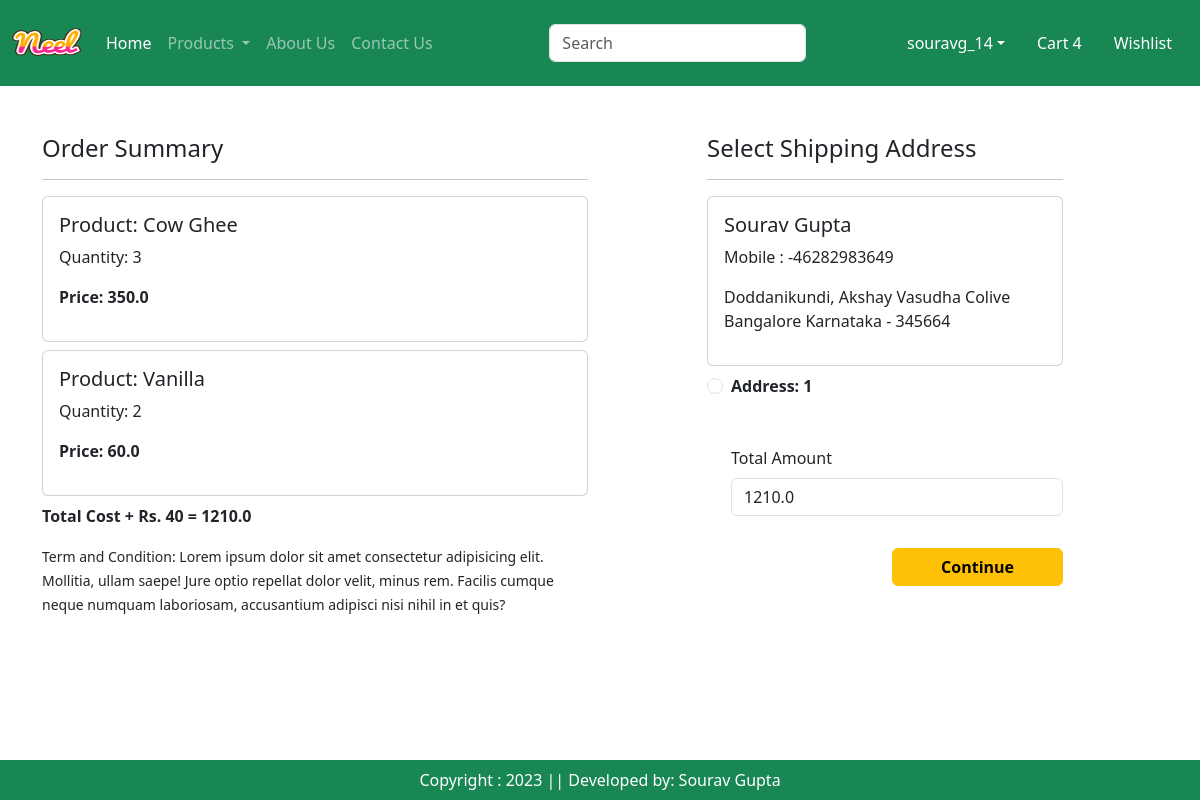
Page /checkout (signed in) on the committed database.
### app/models.py (models this page shows, shortened)
class Cart(models.Model):
    user = models.ForeignKey(User, on_delete=models.CASCADE)
    product = models.ForeignKey(Product, on_delete=models.CASCADE)
    quantity = models.PositiveIntegerField(default=1)

class Product (models.Model):
    title = models.CharField(max_length=30)
    selling_price = models.FloatField()
    discounted_price = models.FloatField()
    description = models.TextField()
    composition = models.TextField(default='')
    prodapp = models.TextField(default='')
    category = models.CharField(choices=CATEGORY_CHOICES, max_length=2)
    product_image = models.ImageField(upload_to= 'product')

class Customer(models.Model):
    user = models.ForeignKey(User, on_delete=models.CASCADE)
    name = models.CharField(max_length=200)
    locality = models.CharField(max_length=200)
    city = models.CharField(max_length=50)
    mobile = models.IntegerField(default=0)
    zipcode = models.IntegerField()
    state = models.CharField(choices=STATE_CHOICES, max_length=100)

### app/views.py (the view)
# urls.py: path('checkout', views.checkout.as_view(), name='checkout'),
class checkout(View):
    def get(self,request):
        user = request.user
        add = Customer.objects.filter(user=user)
        cart_items = Cart.objects.filter(user=user)
        famount = 0
        for p in cart_items:
            value = p.quantity * p.product.discounted_price
            famount = famount + value
        totalamount = famount + 40
        return render(request, 'app/checkout.html', locals())

### app/templates/app/checkout.html (shortened to what this page needs)
{% extends 'app/base.html' %}
{% load static %}
{% block main-content %}
<div class="container">
    <div class="row mt-5">
        <div class="col-sm-6">
            <h4>Order Summary</h4>
            <hr>
            {% for item in cart_items %}
                <div class="card mb-2">
                    <div class="card-body">
                        <h5>Product: {{item.product.title}}</h5>
                        <p>Quantity: {{item.quantity}}</p>
                        <p class="fw-bold">Price: {{item.product.discounted_price}}</p>
                        </div>
                </div>
            {% endfor %}
            <p class="fw-bold">Total Cost + Rs. 40 = {{totalamount}}</p>
            <small>Term and Condition: Lorem ipsum dolor sit amet consectetur adipisicing elit. Mollitia, ullam saepe! Jure optio repellat dolor velit,
            minus rem. Facilis cumque neque numquam laboriosam, accusantium adipisci nisi nihil in et quis?</small>
        </div>
        <div class="col-sm-4 offset-sm-1">
            <h4>Select Shipping Address</h4>
            <hr>
            <form method="post" id="myform">
            {% for ad in add %}
            <div class="card">
                <div class="card-body">
                    <h5> {{ad.name}}</h5>
                    <p>Mobile : {{ad.mobile}}</p>
                    <p>{{ad.locality}} {{ad.city}} {{ad.state}} - {{ad.zipcode}}</p>
                </div>
            </div>
            <div class="form-check mt-2 mb-5">
                <input class="form-check-input" type="radio" name="custid" id="custadd{{forloop.counter}}" value= "{{ad.id}}">
                <label class="form-check-label fw-bold" for="custadd{{forloop.counter}}">Address: {{forloop.counter}} </label>
            </div>
            {% endfor %}
            <div class="form-check mb-3">
                <label for="totamount" class="form-label">Total Amount</label>
                <input type="number" class="form-control" name="totamount" value={{totalamount}} readonly>
            </div>
            <div class="text-end">
                <button type="submit" class="btn btn-warning mt-3 px-5 fw-bold">Continue</button>
            </div>
            </form>
        </div>
    </div>
</div>
{% endblock main-content %}

### app/templates/app/base.html (shortened to what this page needs)
<!DOCTYPE html>
{% load static %}
<html lang="en">
<head>
    <link href="https://cdn.jsdelivr.net/npm/bootstrap@5.3.0-alpha3/dist/css/bootstrap.min.css" rel="stylesheet"
>
    <link rel="stylesheet" href="{% static 'app/css/owl.carousel.min.css' %}" />
    <link rel="stylesheet" href="{% static 'app/css/all.min.css' %}" />
    <link rel="stylesheet" href="{% static 'app/css/style.css' %}" />
</head>
<body>
    <nav class="navbar navbar-expand-lg navbar-dark bg-success">
        <div class="container-fluid">
          <a class="navbar-brand" href="#">
            <img src="{% static 'app/images/Neel.png' %}" width="70" height="60"/>
          </a>
          <div class="collapse navbar-collapse" id="navbarSupportedContent">
            <ul class="navbar-nav me-auto mb-2 mb-lg-0">
              {% if request.user.is_authenticated %}
              <li class="nav-item">
                <a class="nav-link active" aria-current="page" href="/">Home</a>
              </li>
              <li class="nav-item dropdown">
                <a class="nav-link dropdown-toggle" href="#" role="button" data-bs-toggle="dropdown" aria-expanded="false">
                  Products
                </a>
              </li>
              <li class="nav-item">
                <a class="nav-link" href="{% url 'about' %}">About Us</a>
              </li>
              <li class="nav-item">
                <a class="nav-link" href="{% url 'contact' %}">Contact Us</a>
              </li>
            </ul>
            <form class="d-flex" role="search">
              <input class="form-control me-2" type="search" placeholder="Search" aria-label="Search">
              <button class="btn btn-outline-success" type="submit">Search</button>
            </form>
          </div>
          <ul class="navbar-nav me-auto mb-2 mb-lg-0">
            <li class="nav-item dropdown mx-2">
              <a class="nav-link dropdown-toggle text-white" href="#" id="profileDropdown" role="button"
              data-bs-toggle="dropdown" aria-expanded="false">{{request.user}}</a>
            </li>
            <li class="nav-item mx-2">
              <a href="#" class="nav-link text-white">Cart 4</a>
            </li>
            <li class="nav-item mx-2">
              <a href="#" class="nav-link text-white">Wishlist</a>
            </li>
            {% endif %}
          </ul>
        </div>
    </nav>
    {% block main-content %}{% endblock main-content %}
    <footer class="container-fluid fixed-bottom bg-success text-center p-2 mt-5" style="color:white">
      Copyright : 2023 || Developed by: Sourav Gupta
    </footer>
</body>
</html>

### rows in the picture
Cart: product "Cow Ghee", quantity "3", product.discounted_price "350.0"
Cart: product "Vanilla", quantity "2", product.discounted_price "60.0"
Customer: name "Sourav Gupta", mobile "-46282983649", locality "Doddanikundi, Akshay Vasudha Colive", city "Bangalore", state "Karnataka", zipcode "345664"

### other values in the picture
{{ request.user }} "souravg_14"
{{ totalamount }} "1210.0"
